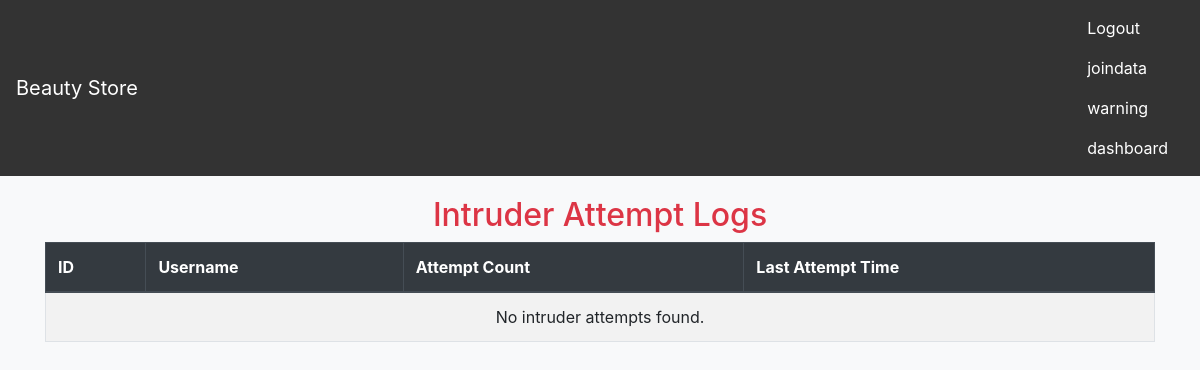
Page /warning.php on the earlier database version.
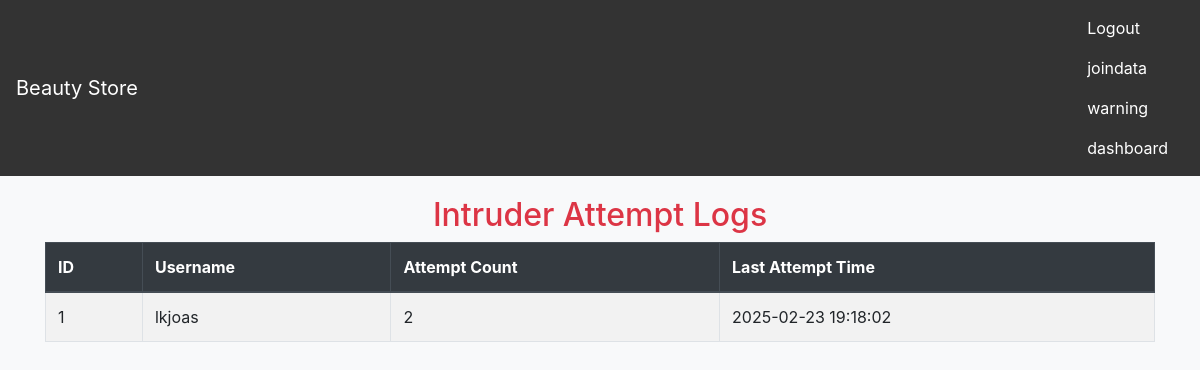
Same page on the later database version.
### tables this page shows
CREATE TABLE `intruders` (
  `id` int(11) NOT NULL,
  `username` varchar(255) NOT NULL,
  `attempt_time` timestamp NOT NULL DEFAULT current_timestamp() ON UPDATE current_timestamp(),
  `attempt_count` int(11) NOT NULL DEFAULT 1
);

### warning.php (the view, shortened to what this page needs)
<?php
require_once "config.php";
$sql = "SELECT id, username, attempt_time, attempt_count FROM intruders ORDER BY attempt_time DESC";
$stmt = $pdo->prepare($sql);
$stmt->execute();
$intruders = $stmt->fetchAll(PDO::FETCH_ASSOC);
?>
<!DOCTYPE html>
<html lang="en">
<head>
    <link rel="stylesheet" href="https://stackpath.bootstrapcdn.com/bootstrap/4.5.2/css/bootstrap.min.css">
</head>
<body>
<nav class="navbar navbar-expand-lg">
    <a class="navbar-brand" href="#">Beauty Store</a>
    <div class="ml-auto">
        <a href="logout.php" class="nav-link">Logout</a>
        <a href="joindata.php" class="nav-link">joindata</a>
        <a href="warning.php" class="nav-link">warning</a>
        <a href="dashboard.php" class="nav-link">dashboard</a>
    </div>
</nav>
    <div class="container">
        <h2 class="text-center">Intruder Attempt Logs</h2>
        <table class="table table-bordered table-striped">
            <thead class="thead-dark">
                <tr>
                    <th>ID</th>
                    <th>Username</th>
                    <th>Attempt Count</th>
                    <th>Last Attempt Time</th>
                </tr>
            </thead>
            <tbody>
                <?php if (count($intruders) > 0): ?>
                    <?php foreach ($intruders as $intruder): ?>
                        <tr>
                            <td><?= htmlspecialchars($intruder['id']); ?></td>
                            <td><?= htmlspecialchars($intruder['username']); ?></td>
                            <td><?= htmlspecialchars($intruder['attempt_count']); ?></td>
                            <td><?= htmlspecialchars($intruder['attempt_time']); ?></td>
                        </tr>
                    <?php endforeach; ?>
                <?php else: ?>
                    <tr>
                        <td colspan="4" class="text-center">No intruder attempts found.</td>
                    </tr>
                <?php endif; ?>
            </tbody>
        </table>
    </div>
</body>
</html>

### warning.php (style rules this page uses)
body { background-color: #f8f9fa; }
.container { margin-top: 50px; }
h2 { color: #dc3545; }
table { background: white; }
.navbar { background-color: #333; }
.navbar-brand, .nav-link { color: #fff !important; }
.container { margin-top: 20px; }

Differences in the rows shown:
added intruders: id "1", username "lkjoas", attempt_count "2", attempt_time "2025-02-23 19:18:02"
Other differences:
text no longer shown: "No intruder attempts found."
